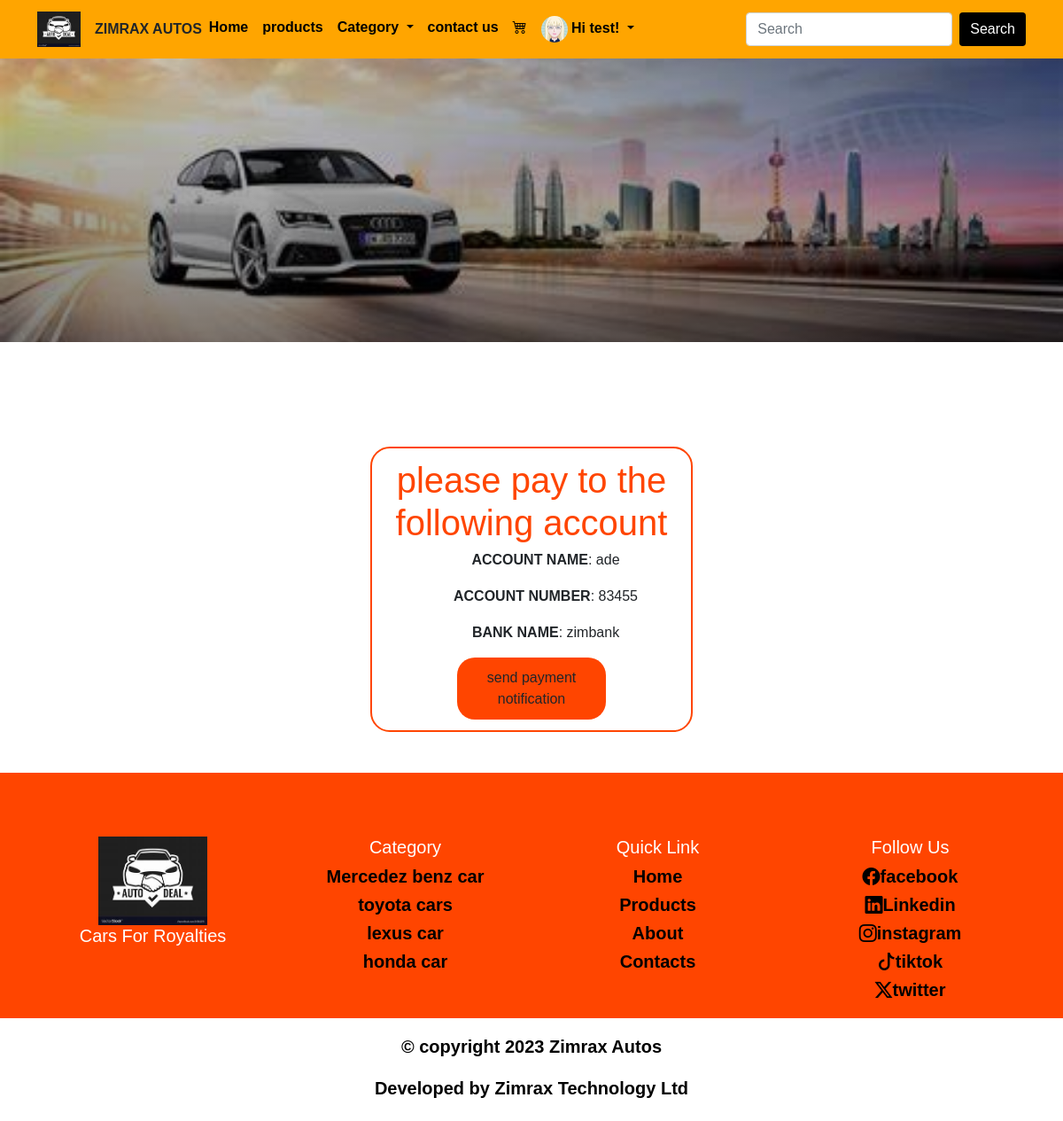
The page /alt_pay (signed in) on the database its author committed.
### main/models.py (models this page shows, shortened)
class AppInfo(models.Model):
    appname = models.CharField(max_length=50)
    logo = models.ImageField(upload_to="logo")
    carousel1 = models.ImageField(upload_to="carousel")
    carousel2 = models.ImageField(upload_to="carousel")
    carousel3 = models.ImageField(upload_to="carousel")
    banner = models.ImageField(upload_to="banner")
    copyrights = models.IntegerField()

class Customer_registration(models.Model):
    user = models.OneToOneField(
        User, on_delete=models.CASCADE
    )  # this line is compulsory, it ensure the django registration file recognize our own model for registration
    username = models.CharField(max_length=50)
    first_name = models.CharField(max_length=50)
    last_name = models.CharField(max_length=50)
    email = models.EmailField(max_length=254)
    city = models.CharField(max_length=254)
    phone_number = models.CharField(max_length=50)
    profile_picture = models.ImageField(upload_to="customer_photo")

class Alt_pay(models.Model):
    acct_name = models.CharField(max_length=50)
    bnk_name = models.CharField(max_length=50)
    acct_number = models.IntegerField()

### main/views.py (the view)
# urls.py: path("alt_pay", views.alt_pay, name="alt_pay"),
@login_required(login_url='signin')
def alt_pay(request):
    alt = Alt_pay.objects.all()
    context = {"alt": alt}
    return render(request, "ade.html", context)

### main/context_processor.py (called while the page is built)
def horbital(request):
    info = AppInfo.objects.get(pk=2)
    cat = Category.objects.all()
    context = {
        'info': info,
        'cat':cat,
    }
    return context

### main/templates/ade.html
{% extends 'base.html' %} {%load humanize %} {%block header %} {% include 'header.html' %}
{%endblock header%} {%block banner %} {% include 'banner.html' %} {%endblock banner%} {%block content %}
<div class="payments">
  <h1>please pay to the following account</h1>
  <ul>
    {% for money in alt %}
    <li><b>ACCOUNT NAME</b>: {{ money.acct_name }}</li>
    <li><b>ACCOUNT NUMBER</b>: {{ money.acct_number }}</li>
    <li><b>BANK NAME</b>: {{ money.bnk_name }}</li>
    {% endfor %}
  </ul>
  <button type="submit" class="btn submit" a href="#">
    send payment notification
  </button>
</div>
{%endblock content%} {%block footer %} {% include 'footer.html' %} {%endblock footer%}

### main/templates/header.html (shortened to what this page needs)
{% load static %}
<nav class="navbar navbar-expand-lg navbar-light">
  <div class="container">
    <a class="navbar-brand" href="{% url 'landing_page' %}"
      ><img src="{{info.logo.url}}" style="height: 40px" />
    </a>
    <div class="name">ZIMRAX AUTOS</div>
    <div class="collapse navbar-collapse" id="navbarSupportedContent">
      <ul class="navbar-nav me-auto mb-2 mb-lg-0">
        {% if user.is_authenticated %}
        <li class="nav-item">
          <a class="nav-link" aria-current="page" href="{% url 'home' %}"
            >Home</a
          >
        </li>
        <li class="nav-item">
          <a class="nav-link" href="{% url 'product' %}">products</a>
        </li>
        <li class="nav-item dropdown">
          <a
            class="nav-link dropdown-toggle"
            href="#"
            id="navbarDropdown"
            role="button"
            data-bs-toggle="dropdown"
            aria-expanded="false"
            aria-expanded="false"
          >
            Category
          </a>
        </li>
        <li class="nav-item">
          <a
            class="nav-link"
            href="{% url 'contact' %}"
            tabindex="-1"
            aria-disabled="true"
            >contact us</a
          >
        </li>
        <li class="nav-item">
          <a href="{% url 'cart' %}" class="nav-link"
            ><i class="bi bi-cart4"></i
          ></a>
        </li>
        <li class="nav-item dropdown">
          <a
            class="nav-link dropdown-toggle"
            href="#"
            id="navbarDropdown"
            role="button"
            data-bs-toggle="dropdown"
            aria-expanded="false"
          >
            {% if user.customer_registration %}
            <img
              src="{{user.customer_registration.profile_picture.url}}"
              alt="avatar"
              style="height: 30px"
            />
            {% endif %} {% if request.user %}
            <span>Hi {{user.username}}!</span>
            {% endif %}
          </a>
        </li>
        {% endif %}
      </ul>
      <form action="{% url 'search' %}" method="POST" class="d-flex">
        <input
          class="form-control me-2"
          type="search"
          name="search"
          placeholder="Search"
          aria-label="Search"
        />
        <button type="submit" class="btn btn-outline-success" type="submit">
          Search
        </button>
      </form>
    </div>
  </div>
</nav>

### main/templates/footer.html
{% load static %}
<div class="footer mt-5">
    <div class="container footer">
      <div class="row">
        <div class="col-12 col-sm-6 col-md-6 col-lg-3">
          <div >
            <img src="{{info.logo.url}}" alt="WELCOME TO ZIMRAX Autos" />
            <h2 class="motto text-center">Cars for Royalties</h2>
          </div>
        </div>
        <div class="col-12 col-sm-6 col-md-6 col-lg-3 text-center">
          <h2>category</h2>
          <ul class="list-unstyled">
            <li><a href="">Mercedez benz car</a></li>
            <li><a href="">toyota cars</a></li>
            <li><a href="">lexus car</a></li>
            <li><a href="">honda car</a></li>
          </ul>
        </div>
        <div class="col-12 col-sm-6 col-md-6 col-lg-3 text-center">
          <h2>quick link</h2>
          <ul class="list-unstyled">
            <li><a href="{% url 'home' %}">Home</a></li>
            <li><a href="{% url 'product' %}">Products</a></li>
            <li><a href="{% url 'landing_page' %}">About</a></li>
            <li><a href="{% url 'contact' %}">Contacts</a></li>
          </ul>
        </div>
        <div class="col-12 col-sm-6 col-md-6 col-lg-3 text-center">
          <h2>follow us</h2>
          <ul class="list-unstyled">
            <li>
              <a href=""><i class="bi bi-facebook"></i>facebook</a>
            </li>
            <li>
              <a href=""><i class="bi bi-linkedin"></i>Linkedin</a>
            </li>
            <li>
              <a href=""><i class="bi bi-instagram"></i>instagram</a>
            </li>
            <li>
              <a href=""><i class="bi bi-tiktok"></i>tiktok</a>
            </li>
            <li>
              <a href=""><i class="bi bi-twitter-x"></i>twitter</a>
            </li>
          </ul>
        </div>
      </div>
    </div>
  </div>
  <div class="container-fluid">
    <div class="row text-center footer2">
      <div class="col-12 text-center">
        <p class="pt-3 copyright">&copy; copyright 2023 Zimrax Autos</p>
        <h1 class="developer">
          <a href="https://zimrax.com">Developed by Zimrax Technology Ltd</a>
        </h1>
      </div>
    </div>
  </div>

### main/static/css/style.css (style rules this page uses)
* { padding: 0%; margin: 0%; box-sizing: border-box; }
.navbar { background-color: orangered; }
.navbar .name { font-weight: bolder; }
.navbar-nav .nav-item .nav-link { font-weight: bolder; color: black; }
.navbar-nav .nav-link img { border-radius: 100%; }
.collapse form button { background-color: black; color: white; border: none; }
.footer { background-color: orangered; padding-top: 3%; }
.footer h2 { text-transform: capitalize; color:white; font-size: 20px; }
.footer ul a { text-decoration: none; color:black; font-size:20px; font-weight: bolder; }
.footer img { height: 100px; }
.motto { text-align: left; }
.copyright { color:black; font-size:20px; font-weight: bolder; }
.developer a { text-decoration: none; color:black; font-size:20px; font-weight: bolder; }
.submit { background-color: orangered; padding:10px; width:50%; border-radius: 20px; }
.payments { outline:2px solid orangered; padding:1%; width:30%; margin-left: 35%; margin-right: 50%; border-radius: 20px; margin-top: 10%; }
.payments ul li, h1 { list-style: none; margin-bottom: 5%; }
body, h1, h2, h3, p, form { margin: 0; padding: 0; }
body { font-family: 'Arial', sans-serif; line-height: 1.6; text-align: center; }
header h1, p { font-weight: bolder; color: black; }
h1, h2, h3 { margin-bottom: 5px; color: orangered; }
.developer { margin-bottom: 20px; }

### rows shown on the page
AppInfo: logo (picture)
Alt_pay: acct_name "ade", acct_number "83455", bnk_name "zimbank"

### other values the page prints
{{ user.username }} "test"
